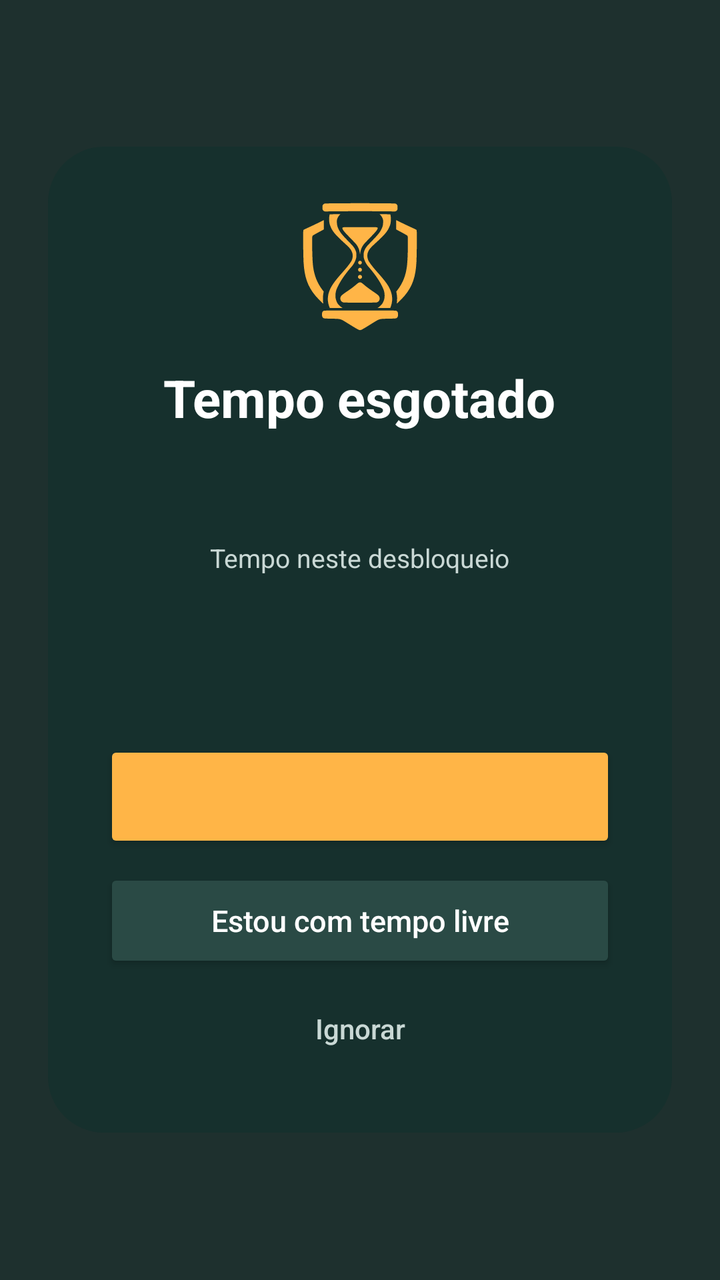
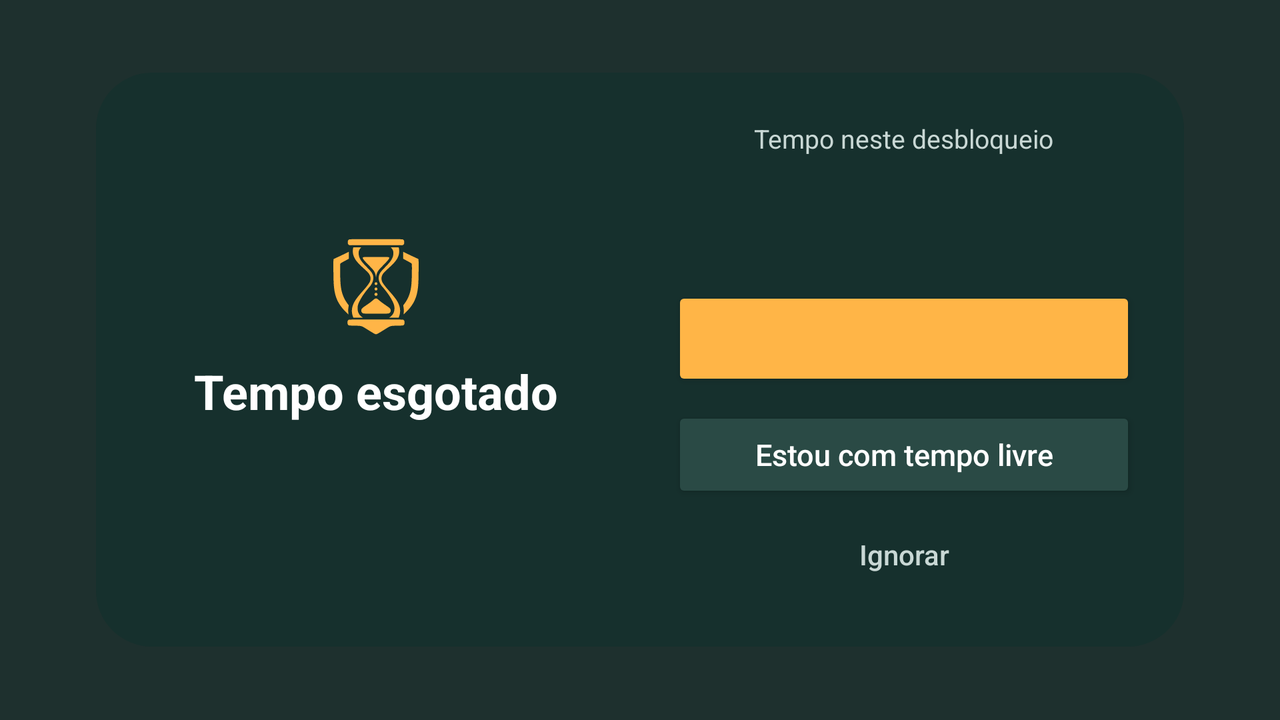

Two renders of one Android screen. The first uses the default layout on a phone; the second uses the alternative layout the repository ships for a different screen configuration, on a matching device. The two XML files are below.
<!-- AndroidManifest.xml: application theme Theme.FocusGuard -->
<!-- res/layout/overlay_alert.xml -->
<?xml version="1.0" encoding="utf-8"?>
<FrameLayout xmlns:android="http://schemas.android.com/apk/res/android"
    android:layout_width="match_parent"
    android:layout_height="match_parent"
    android:background="@color/overlay_scrim"
    android:clickable="true"
    android:focusable="true">

    <ScrollView
        android:layout_width="match_parent"
        android:layout_height="match_parent"
        android:fillViewport="true"
        android:fitsSystemWindows="true">

        <FrameLayout
            android:layout_width="match_parent"
            android:layout_height="wrap_content">

            <LinearLayout
                android:layout_width="match_parent"
                android:layout_height="wrap_content"
                android:layout_gravity="center"
                android:layout_margin="24dp"
                android:background="@drawable/overlay_card"
                android:gravity="center_horizontal"
                android:orientation="vertical"
                android:padding="28dp">

                <ImageView
                    android:layout_width="64dp"
                    android:layout_height="64dp"
                    android:contentDescription="@null"
                    android:src="@drawable/ic_logo"
                    android:tint="@color/brand_amber" />

                <TextView
                    android:id="@+id/overlay_title"
                    android:layout_width="wrap_content"
                    android:layout_height="wrap_content"
                    android:layout_marginTop="16dp"
                    android:text="@string/overlay_title"
                    android:textColor="@android:color/white"
                    android:textSize="26sp"
                    android:textStyle="bold" />

                <TextView
                    android:id="@+id/overlay_message"
                    android:layout_width="wrap_content"
                    android:layout_height="wrap_content"
                    android:layout_marginTop="8dp"
                    android:gravity="center"
                    android:lineSpacingExtra="2dp"
                    android:textColor="@color/overlay_text_secondary"
                    android:textSize="16sp" />

                <TextView
                    android:layout_width="wrap_content"
                    android:layout_height="wrap_content"
                    android:layout_marginTop="24dp"
                    android:text="@string/overlay_elapsed_label"
                    android:textColor="@color/overlay_text_secondary"
                    android:textSize="13sp" />

                <TextView
                    android:id="@+id/overlay_elapsed"
                    android:layout_width="wrap_content"
                    android:layout_height="wrap_content"
                    android:fontFeatureSettings="tnum"
                    android:textColor="@color/brand_amber"
                    android:textSize="44sp"
                    android:textStyle="bold" />

                <Button
                    android:id="@+id/overlay_snooze"
                    android:layout_width="match_parent"
                    android:layout_height="56dp"
                    android:layout_marginTop="24dp"
                    android:backgroundTint="@color/brand_amber"
                    android:textAllCaps="false"
                    android:textColor="#1B1B1B"
                    android:textSize="16sp" />

                

                <Button

                    android:id="@+id/overlay_free"

                    android:layout_width="match_parent"

                    android:layout_height="52dp"

                    android:layout_marginTop="8dp"

                    android:backgroundTint="@color/overlay_button_secondary"

                    android:text="@string/overlay_free"

                    android:textAllCaps="false"

                    android:textColor="@android:color/white"

                    android:textSize="15sp" />


                <Button
                    android:id="@+id/overlay_ignore"
                    style="?android:attr/borderlessButtonStyle"
                    android:layout_width="match_parent"
                    android:layout_height="48dp"
                    android:layout_marginTop="4dp"
                    android:text="@string/overlay_ignore"
                    android:textAllCaps="false"
                    android:textColor="@color/overlay_text_secondary" />
            </LinearLayout>
        </FrameLayout>
    </ScrollView>
</FrameLayout>
<!-- resources referenced by this layout -->
<resources>
  <color name="brand_amber">#FFB547</color>
  <color name="overlay_button_secondary">#2A4A45</color>
  <color name="overlay_scrim">#EB0B1F1D</color>
  <color name="overlay_text_secondary">#C9D8D5</color>
  <!-- drawable ic_logo: vector/xml drawable (drawable, 4100 chars, omitted) -->
  <!-- drawable overlay_card (drawable) -->
  <?xml version="1.0" encoding="utf-8"?>
  <shape xmlns:android="http://schemas.android.com/apk/res/android" android:shape="rectangle">
      <solid android:color="@color/overlay_card" />
      <corners android:radius="28dp" />
  </shape>
  <string name="overlay_elapsed_label">Tempo neste desbloqueio</string>
  <string name="overlay_free">Estou com tempo livre</string>
  <string name="overlay_ignore">Ignorar</string>
  <string name="overlay_title">Tempo esgotado</string>
  <style name="Theme.FocusGuard" parent="android:Theme.Material.Light.NoActionBar">
          <item name="android:statusBarColor">@android:color/transparent</item>
          <item name="android:navigationBarColor">@android:color/transparent</item>
      </style>
  <color name="overlay_card">#16302D</color>
</resources>
<!-- res/layout-land/overlay_alert.xml (the repository's variant of the layout above) -->
<!-- drawn on the phone turned sideways -->
<?xml version="1.0" encoding="utf-8"?>
<FrameLayout xmlns:android="http://schemas.android.com/apk/res/android"
    android:layout_width="match_parent"
    android:layout_height="match_parent"
    android:background="@color/overlay_scrim"
    android:clickable="true"
    android:focusable="true">

    <ScrollView
        android:layout_width="match_parent"
        android:layout_height="match_parent"
        android:fillViewport="true"
        android:fitsSystemWindows="true">

        <FrameLayout
            android:layout_width="match_parent"
            android:layout_height="wrap_content">

            <LinearLayout
                android:layout_width="match_parent"
                android:layout_height="wrap_content"
                android:layout_gravity="center"
                android:layout_marginHorizontal="48dp"
                android:layout_marginVertical="16dp"
                android:background="@drawable/overlay_card"
                android:baselineAligned="false"
                android:gravity="center_vertical"
                android:orientation="horizontal"
                android:padding="24dp">

                <LinearLayout
                    android:layout_width="0dp"
                    android:layout_height="wrap_content"
                    android:layout_weight="1"
                    android:gravity="center_horizontal"
                    android:orientation="vertical"
                    android:paddingEnd="16dp">

                    <ImageView
                        android:layout_width="48dp"
                        android:layout_height="48dp"
                        android:contentDescription="@null"
                        android:src="@drawable/ic_logo"
                        android:tint="@color/brand_amber" />

                    <TextView
                        android:id="@+id/overlay_title"
                        android:layout_width="wrap_content"
                        android:layout_height="wrap_content"
                        android:layout_marginTop="12dp"
                        android:text="@string/overlay_title"
                        android:textColor="@android:color/white"
                        android:textSize="24sp"
                        android:textStyle="bold" />

                    <TextView
                        android:id="@+id/overlay_message"
                        android:layout_width="wrap_content"
                        android:layout_height="wrap_content"
                        android:layout_marginTop="8dp"
                        android:gravity="center"
                        android:lineSpacingExtra="2dp"
                        android:textColor="@color/overlay_text_secondary"
                        android:textSize="15sp" />
                </LinearLayout>

                <LinearLayout
                    android:layout_width="0dp"
                    android:layout_height="wrap_content"
                    android:layout_weight="1"
                    android:gravity="center_horizontal"
                    android:orientation="vertical"
                    android:paddingStart="16dp">

                    <TextView
                        android:layout_width="wrap_content"
                        android:layout_height="wrap_content"
                        android:text="@string/overlay_elapsed_label"
                        android:textColor="@color/overlay_text_secondary"
                        android:textSize="13sp" />

                    <TextView
                        android:id="@+id/overlay_elapsed"
                        android:layout_width="wrap_content"
                        android:layout_height="wrap_content"
                        android:fontFeatureSettings="tnum"
                        android:textColor="@color/brand_amber"
                        android:textSize="40sp"
                        android:textStyle="bold" />

                    <Button
                        android:id="@+id/overlay_snooze"
                        android:layout_width="match_parent"
                        android:layout_height="52dp"
                        android:layout_marginTop="12dp"
                        android:backgroundTint="@color/brand_amber"
                        android:textAllCaps="false"
                        android:textColor="#1B1B1B"
                        android:textSize="16sp" />

                    

                    <Button

                        android:id="@+id/overlay_free"

                        android:layout_width="match_parent"

                        android:layout_height="48dp"

                        android:layout_marginTop="8dp"

                        android:backgroundTint="@color/overlay_button_secondary"

                        android:text="@string/overlay_free"

                        android:textAllCaps="false"

                        android:textColor="@android:color/white"

                        android:textSize="15sp" />


                    <Button
                        android:id="@+id/overlay_ignore"
                        style="?android:attr/borderlessButtonStyle"
                        android:layout_width="match_parent"
                        android:layout_height="44dp"
                        android:layout_marginTop="4dp"
                        android:text="@string/overlay_ignore"
                        android:textAllCaps="false"
                        android:textColor="@color/overlay_text_secondary" />
                </LinearLayout>
            </LinearLayout>
        </FrameLayout>
    </ScrollView>
</FrameLayout>
